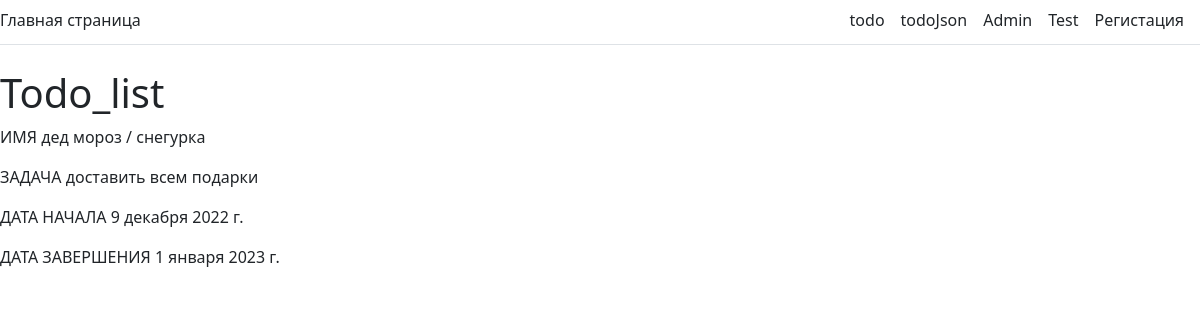
Screenshot of /todolist/5/ with the database file from the repository.
### core/models.py (models this page shows, shortened)
class TodoList(models.Model):
    title = models.CharField('Имя', max_length=25)
    content = models.TextField('Задачи', blank=True)
    created = models.DateField('Дата начала', default=timezone.now().strftime("%Y-%m-%d"))
    due_date = models.DateField('Дата завершения', default=timezone.now().strftime("%Y-%m-%d"))
    class Meta:
        verbose_name = 'Пользователь'
        verbose_name_plural = 'Пользователи'

### core/views.py (the view)
# urls.py: path('todolist/<int:id>/', core.views.todolist),
def todolist(request, id):
    p = models.TodoList.objects.get(id=id)
    return render(request, 'core/todo.html', context={
        'title': 'TodoList',
        'name': p.title,
        'content': p.content,
        'created': p.created,
        'due_date': p.due_date,
    })

### core/templates/core/todo.html
{% extends 'core/base.html' %}
{% block content %}
    <h1>Todo_list</h1>
    <p>ИМЯ {{ name }}</p>
    <p>ЗАДАЧА {{ content }}</p>
    <p>ДАТА НАЧАЛА {{ created }}</p>
    <p>ДАТА ЗАВЕРШЕНИЯ {{ due_date }}</p>
{% endblock %}

### rows the page displays
TodoList: title "дед мороз / снегурка", content "доставить всем подарки", created "9 декабря 2022 г.", due_date "1 января 2023 г."
